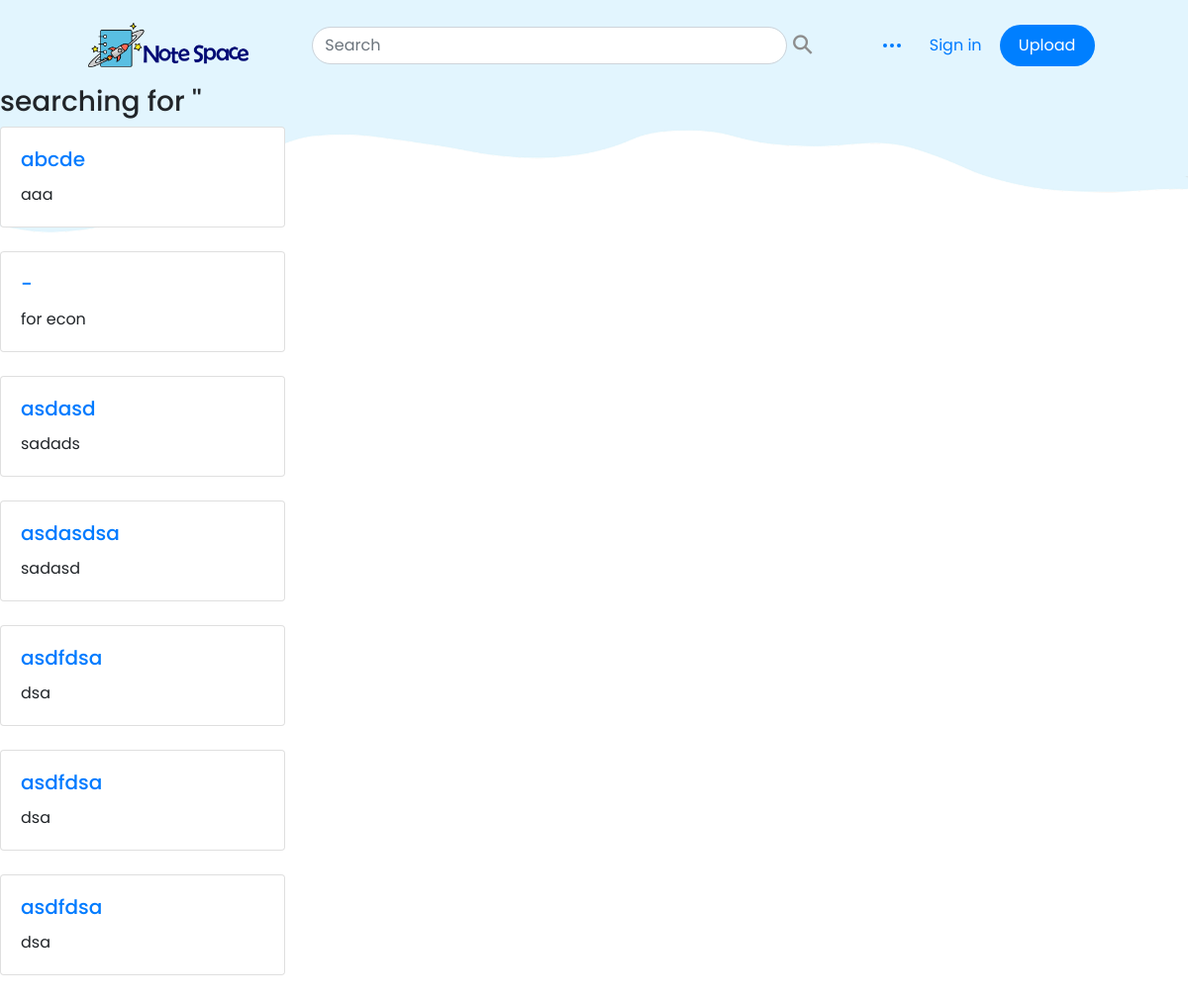
The app's page /search/, older data.
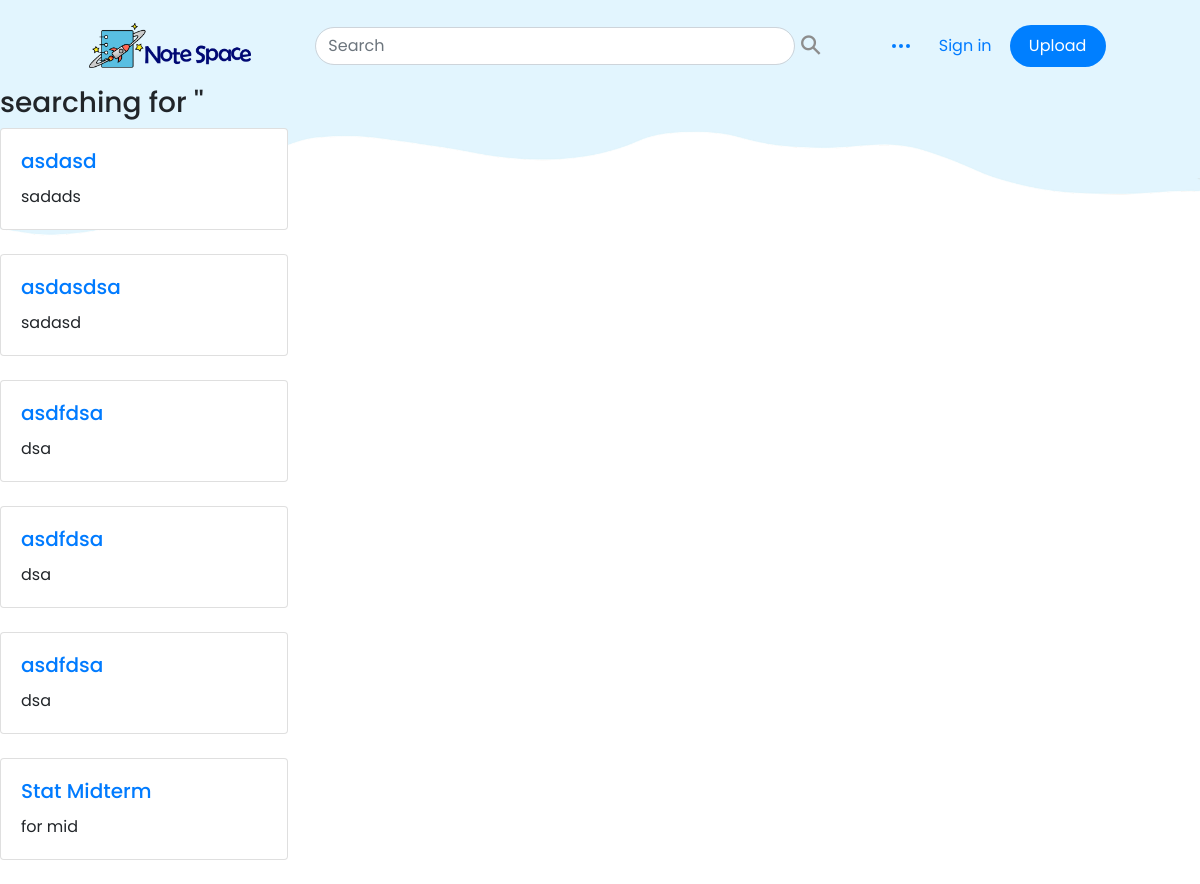
The same page, newer data.
### notes/models.py (models this page shows, shortened)
class Note(models.Model):
    id = models.AutoField(auto_created=True, primary_key=True, serialize=False, verbose_name='ID')
    name = models.CharField(max_length=200)
    owner = models.CharField(max_length=30)
    desc = models.CharField(default='',max_length=1000) # description
    upload_time = models.DateTimeField('upload_time', null=True, default=datetime.datetime.now)
    tags =  models.ManyToManyField(Tag,related_name='notes')

### notes/views/page_views.py (the view)
# urls.py: url(r'^search/$', views.search_page, name="search"),
def search_page(request): # path - <domain>/search?q=<query_word>/
    query_word = request.GET.get("q",'')        # set query_word value from request parameter 'q'
    searched_notes = Note.objects.filter(Q(name__icontains=query_word) |         # get notes from database by using query with name or description or tag
                                            Q(desc__icontains=query_word) |
                                            Q(tags__title__icontains=query_word)
                                            )
    return render(request, 'search_result.html',  # return search_result.html
    {
        'search_key':query_word,
        'searched_notes':searched_notes,
        })

### notes/templates/search_result.html (shortened to what this page needs)
{% extends 'base.html' %}
{% block context %}
<h3> searching for '{{search_key}}'
</h3>
{% if searched_notes %}
    {% for note in searched_notes %}
    <div class="card" style="width: 18rem;">
        <div class="card-body">
            <a href="/notes/{{note.id }}"><h5 class="card-title">{{note.name}}</h5></a>
          <p class="card-text" style="white-space: nowrap;overflow: hidden;text-overflow: ellipsis;max-width: 300px;">{{note.desc}}</p>
        </div>
    </div>
    <br/>
    {% endfor %}
{% else %}
    <p> Not found </p>
{% endif %}
{% endblock context %}

### notes/templates/base.html (shortened to what this page needs)
{% load static %}
<!DOCTYPE html>
<html lang="en">
<head>
    <link rel="stylesheet" href="https://stackpath.bootstrapcdn.com/bootstrap/4.4.1/css/bootstrap.min.css">
    <link rel="stylesheet" href="https://use.fontawesome.com/releases/v5.7.0/css/all.css">
    <link rel="stylesheet" type="text/css" href="{% static '/css/base.css'%}">
</head>
<body>
    <nav class="navbar navbar-expand-lg sticky-top">
        <div class="container">
            <a href="{% url 'home_page'%}" class="navbar-brand">
                <img border="0" alt="NoteSpace" src="{% static '/logo/NoteSpace_Logo-Name.png' %}" height="45px">
            </a>
            <div class="collapse navbar-collapse" id="menu-toggler">
                <ul class="navbar-nav mx-auto mt-2 mt-lg-0">
                    <form class="form-inline" id="navbar-search" action="{% url 'search' %}" method="GET">
                        <div class="form-group">
                            <input type="text" class="search-box form-control" placeholder="Search" name="q" aria-describedby="basic-addon2" required>
                            <button class="btn-search" type="submit">&#9906;</button>
                        </div>
                    </form>
                </ul>
                <ul class="navbar-nav">
                    <li class="nav-item dropdown">
                        <a href="#" class="nav-link dropdown-toggle dropdown-toggle-no-text" data-toggle="dropdown" aria-expanded="false">
                        </a>
                    </li>
                    {% if user.is_authenticated %}
                    <li class="nav-item dropdown">
                        <a class="nav-link dropdown-toggle" href="#" id="navbarDropdownMenuLink" role="button" data-toggle="dropdown" aria-haspopup="true" aria-expanded="false">
                            <div class="avatar">
                                <img src="http://ssl.gstatic.com/accounts/ui/avatar_2x.png" width="35" height="35" class="rounded-circle">
                                <span>{{ user.username }}</span>
                            </div>
                        </a>
                        <ul class="dropdown-menu" aria-labelledby="navbarDropdownMenuLink">
                            <li class="dropdown-item">
                                <a href="/api/logout" class="nav-link">Log Out</a>
                            </li>
                        </ul>
                    </li>
                    {% else %}
                    <li class="nav-item">
                        <a id="login" href="/login" class="nav-link">Sign in</a>
                    </li>
                    {% endif %}
                    <li class="nav-item">
                        <a class="btn rounded-pill upload_btn nav-link"  href="{% url 'upload_page' %}">Upload</a>
                    </li>
                </ul>
            </div>
        </div>
    </nav>
    {% block context %}
    {% endblock context %}
</body>
</html>

### static/css/base.css (style rules this page uses)
:root { --light_blue: #e1f5fe; --blue: #007fff; --blue_dark: #afc2cb; --grey: #f5f5f5; --grey_dark: #c7c7c7; }
body { font-family: 'Poppins', sans-serif; background-image: url('/static/navbar-bg.png'); background-repeat: no-repeat; background-size: 100vw 30vh; }
nav { margin: 10px 0px 5px 0px; border-width: 0px; -webkit-box-shadow: 0px 0px; box-shadow: 0px 0px; background-color: rgba(0,0,0,0.0); background-image: -webkit-gradient(linear, 50.00% 0.00%, 50.00% 100.00%, color-stop( 0% , rgba(0,0,0,0.00)),color-stop( 100% , rgba(0,0,0,0.00))); background-image: -webkit-linear-gradient(270deg,rgba(0,0,0,0.00) 0%,rgba(0,0,0,0.00) 100%); background-image: linear-gradient(180deg,rgba(0,0,0,0.00) 0%,rgba(0,0,0,0.00) 100%); }
.container { width: 90%; margin: auto; }
.navbar-nav { display: flex; align-items: center; flex-direction: column; list-style: none; }
.nav-link { margin: 0px 5px 0px 5px; padding-right: 0; padding-left: 0; }
.navbar-collapse { flex-basis: 100%; flex-grow: 1; align-items: center; }
.collapse:not(.show) { display: none; }
.btn-search { -webkit-transform: rotate(-45deg); -moz-transform: rotate(-45deg); -o-transform: rotate(-45deg); transform: rotate(-45deg); background-color: transparent; border: none; width: 2rem; font-size: 27px; color: #8d8d8d; }
.search-box { border-radius: 25px; }
#navbar-search input[type=text] { width: 500px; }
.upload_btn { background-color: var(--blue); width: 6rem; color: white; }
.dropdown-toggle { display: flex; align-items: center; height: 48px; }
.dropdown-toggle::after { display: none; }
@media (min-width: 1200px) { #navbar-search input[type=text] { max-width: 40vw; } }

Row changes from the older to the newer data that the page shows:
removed Note: name "abcde", desc "aaa"
removed Note: name "-", desc "for econ"
added Note: name "Stat Midterm", desc "for mid"
